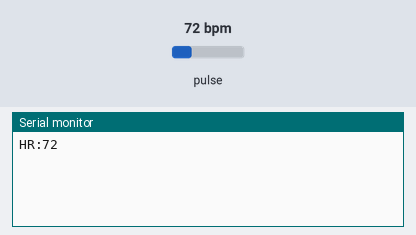
The sketch below on a simulated Arduino Uno, built with avr-gcc and run on an emulated ATmega328P. Parts: the last lines printed to the serial monitor. Inputs (shaded band) come from the test bench; at power-on: pulse 72 bpm.

Above: at 1.2 s.
1.3 s: pulse set to 42 bpm
At 2.7 s:
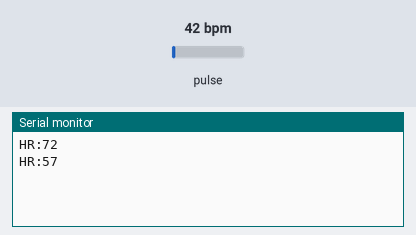
2.8 s: pulse set to 70 bpm
At 3.8 s:
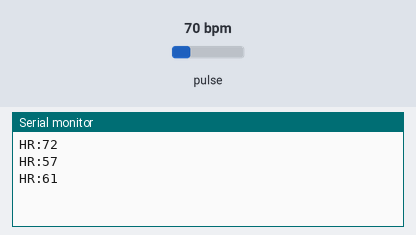
Timing chart, 0 to 5.8 s (numbered marks = the images above; inputs shaded):
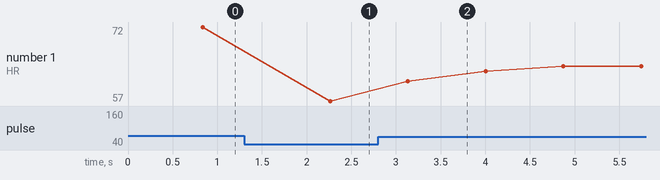

The sketch:

max30102_mhr.ino
```cpp
#include <Wire.h>
#include "MAX30105.h"
#include "heartRate.h"

// MAX30102 via SparkFun MAX30105 library
MAX30105 particleSensor;

const uint32_t SERIAL_BAUD = 115200;

void setup() {
	Serial.begin(SERIAL_BAUD);
	while (!Serial) { ; }

	if (!particleSensor.begin(Wire, I2C_SPEED_FAST)) {
		Serial.println("Sensor not found. Check wiring.");
		while (1) { delay(10); }
	}

	// Configure for heart rate
	byte ledBrightness = 0x1F; // 0=Off to 255=50mA
	byte sampleAverage = 4; // 1, 2, 4, 8, 16, 32
	byte ledMode = 2; // 1 = Red only, 2 = Red + IR
	int sampleRate = 200; // Hz
	int pulseWidth = 411; // 69, 118, 215, 411
	int adcRange = 16384; // 2048, 4096, 8192, 16384
	particleSensor.setup(ledBrightness, sampleAverage, ledMode, sampleRate, pulseWidth, adcRange);
	particleSensor.setPulseAmplitudeRed(0x1F);
	particleSensor.setPulseAmplitudeIR(0x1F);
	particleSensor.setPulseAmplitudeGreen(0);
}

const int WINDOW = 5;
float hrBuffer[WINDOW];
int hrIndex = 0;
bool isBufferFilled = false;

void loop() {
	long irValue = particleSensor.getIR();
	if (irValue < 5000) {
		// Finger not detected
		delay(10);
		return;
	}

	// Basic beat detection using SparkFun algorithm
	if (checkForBeat(irValue)) {
		static long lastBeat = 0;
		long now = millis();
		long delta = now - lastBeat;
		lastBeat = now;
		if (delta > 0) {
			float bpm = 60.0 / (delta / 1000.0);
			if (bpm > 30 && bpm < 220) {
				hrBuffer[hrIndex] = bpm;
				hrIndex = (hrIndex + 1) % WINDOW;
				if (hrIndex == 0) isBufferFilled = true;
				float avg = 0;
				int count = isBufferFilled ? WINDOW : hrIndex;
				for (int i = 0; i < count; i++) avg += hrBuffer[i];
				if (count > 0) avg /= count;
				Serial.print("HR:");
				Serial.println(avg, 0);
			}
		}
	}
	// Short delay to avoid spamming
	delay(5);
}
```

Measured:
- after the input at 1.3 s, the serial monitor: prints a new line after 0.96 s (image 1)
- after the input at 2.8 s, the serial monitor: prints a new line after 0.33 s (image 2)
- plotted number 1: 72 → 57 after the input at 1.3 s, 57 → 69 after the input at 2.8 s
